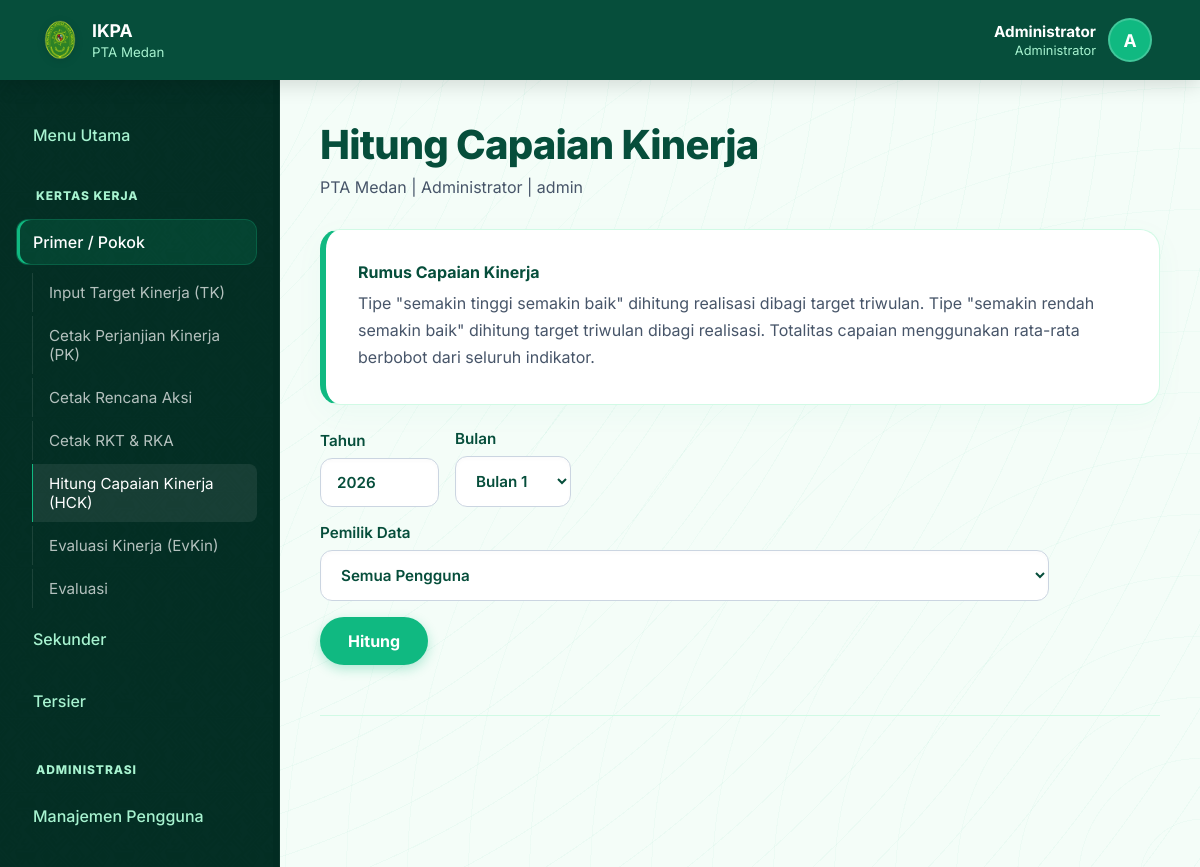
/index.php?page=capaian (signed in), run on the app's committed database.
### tables this page shows
CREATE TABLE users (
            id INTEGER PRIMARY KEY AUTOINCREMENT,
            username TEXT UNIQUE NOT NULL,
            password TEXT NOT NULL,
            nama TEXT NOT NULL,
            role TEXT NOT NULL,
            unit TEXT NOT NULL
        , status TEXT NOT NULL DEFAULT "active", created_at TEXT);

### app/helpers.php (called while the page is built, shortened)
<?php
function h(?string $value): string
{
    return htmlspecialchars($value ?? '', ENT_QUOTES, 'UTF-8');
}
function current_user(): ?array
{
    return $_SESSION['user'] ?? null;
}
function year_value(): int
{
    $year = (int) ($_GET['tahun'] ?? $_POST['tahun'] ?? date('Y'));
    return max(2020, min(2100, $year));
}
function role_catalog(): array
{
    return [
        'Admin' => [
            'label' => 'Administrator',
            'unit_type' => 'PTA Medan',
            'permissions' => ['manage_users', 'view_all_targets', 'edit_all_targets', 'input_target', 'evaluate', 'print_documents', 'view_reports'],
        ],
        'PanmudBanding' => [
            'label' => 'Panmud Banding',
            'unit_type' => 'PTA Medan',
            'permissions' => ['input_target', 'evaluate', 'print_documents'],
        ],
        'PanmudHukum' => [
            'label' => 'Panmud Hukum',
            'unit_type' => 'PTA Medan',
            'permissions' => ['input_target', 'evaluate', 'print_documents'],
        ],
        'KasubagTURT' => [
            'label' => 'Kasubag Tata Usaha dan Rumah Tangga',
            'unit_type' => 'PTA Medan',
            'permissions' => ['input_target', 'evaluate', 'print_documents'],
        ],
        'Kepegawaian' => [
            'label' => 'Kasubag Kepegawaian dan TI',
            'unit_type' => 'PTA Medan',
            'permissions' => ['input_target', 'evaluate', 'print_documents'],
        ],
        'Keuangan' => [
            'label' => 'Kasubag Keuangan dan Pelaporan',
            'unit_type' => 'PTA Medan',
            'permissions' => ['input_target', 'evaluate', 'print_documents'],
        ],
        'Perencanaan' => [
            'label' => 'Kasubag Perencanaan Program dan Anggaran',
            'unit_type' => 'PTA Medan',
            'permissions' => ['manage_users', 'view_all_targets', 'edit_all_targets', 'input_target', 'evaluate', 'print_documents', 'view_reports'],
        ],
        'SatkerPanmudHukum' => [
            'label' => 'Panmud Hukum Satker PA',
            'unit_type' => 'Satker PA',
            'permissions' => ['input_target', 'evaluate', 'print_documents'],
        ],
        'SatkerKasubagPTIP' => [
            'label' => 'Kasubag PTIP Satker PA',
            'unit_type' => 'Satker PA',
            'permissions' => ['input_target', 'evaluate', 'print_documents'],
        ],
    ];
}
function role_label(string $role): string
{
    $roles = role_catalog();
    return $roles[$role]['label'] ?? $role;
}
function user_can(string $permission, ?array $user = null): bool
{
    $user ??= current_user();
    $roles = role_catalog();
    $role = (string) ($user['role'] ?? '');
    $permissions = $roles[$role]['permissions'] ?? [];
    return in_array($permission, $permissions, true);
}
        ?>
        <?php
function shared_workflow_groups(): array
{
    return [
        'Primer / Pokok' => [
            ['Input Target Kinerja (TK)', 'target', null],
            ['Cetak Perjanjian Kinerja (PK)', 'pk', null],
            ['Cetak Rencana Aksi', 'renaksi', null],
            ['Cetak RKT & RKA', 'rkt_rka', null],
            ['Hitung Capaian Kinerja (HCK)', 'capaian', null],
            ['Evaluasi Kinerja (EvKin)', 'evaluasi', null],
            ['Evaluasi', 'evaluasi-akip', null],
        ],
        'Sekunder' => [
            ['Program Kerja & SOP', 'modul', 'program-kerja'],
            ['Renstra', 'modul', 'renstra'],
            ['IKU', 'modul', 'iku'],
            ['Renaksi', 'modul', 'renaksi'],
            ['E-Monev Bappenas', 'modul', 'e-monev-bappenas'],
            [
                'Laporan Kinerja',
                'modul',
                'laporan-kinerja',
                [
                    ['SAKIP PTA Medan', 'modul', 'sakip-pta-medan'],
                    ['SAKIP PA Sewilayah', 'modul', 'sakip-pa'],
                ],
            ],
            ['Manajemen Risiko', 'modul', 'manajemen-risiko'],
            ['Hibah & MoU', 'modul', 'hibah-mou'],
            ['Monev Capaian Kinerja', 'modul', 'diagram-capaian'],
        ],
        'Tersier' => [
            ['Portal Informasi Kinerja (IFKIN)', 'portal', 'notifikasi'],
            ['Regulasi & Artikel', 'modul', 'regulasi'],
            ['Info & Pengumuman', 'modul', 'info-pengumuman'],
            ['LHE PA', 'modul', 'lhe-pa'],
            [
                'Upload TOR/KAK ABT/Baseline',
                'modul',
                'upload-tor-kak',
                [
                    ['Revisi', 'portal', 'revisi'],
                ],
            ],
            ['Tupoksi & Tim', 'modul', 'tupoksi-tim'],
        ],
    ];
}
function render_header(string $title): void
{
    $user = current_user();
    require __DIR__ . '/views/header.php';
}
function render_footer(): void
{
    require __DIR__ . '/views/footer.php';
}

### index.php (called while the page is built, shortened)
<?php
$page = $_GET['page'] ?? 'beranda';
require __DIR__ . "/pages/{$page}.php";

### app/database.php (called while the page is built, shortened)
<?php
function db(): PDO
{
    static $pdo = null;
    if ($pdo instanceof PDO) {
        return $pdo;
    }
    $dataDir = dirname(__DIR__) . DIRECTORY_SEPARATOR . 'data';
    $pdo = new PDO('sqlite:' . $dataDir . DIRECTORY_SEPARATOR . 'ikpa.sqlite');
    $pdo->setAttribute(PDO::ATTR_ERRMODE, PDO::ERRMODE_EXCEPTION);
    $pdo->setAttribute(PDO::ATTR_DEFAULT_FETCH_MODE, PDO::FETCH_ASSOC);
    $pdo->exec('PRAGMA foreign_keys = ON');
    return $pdo;
}

### pages/capaian.php (the view, shortened to what this page needs)
<?php
$tahun = year_value();
$canViewAll = user_can('view_all_targets');
$bulan = (int) ($_GET['bulan'] ?? 1);
$bulan = max(1, min(12, $bulan));
if ($canViewAll) {
    $owners = db()->query('SELECT id, nama, role, unit FROM users WHERE status = "active" ORDER BY unit, role, nama')->fetchAll();
}
render_header('Hitung Capaian Kinerja');
?>
<section class="panel analysis-rule">
    <strong>Rumus Capaian Kinerja</strong>
    <p>
        Tipe "semakin tinggi semakin baik" dihitung realisasi dibagi target triwulan.
        Tipe "semakin rendah semakin baik" dihitung target triwulan dibagi realisasi.
        Totalitas capaian menggunakan rata-rata berbobot dari seluruh indikator.
    </p>
</section>
<form method="get" class="toolbar">
    <label>
        Tahun
        <input type="number" name="tahun" min="2020" max="2100" value="<?= h((string) $tahun) ?>">
    </label>
    <label>
        Bulan
        <select name="bulan">
            <?php for ($i = 1; $i <= 12; $i++): ?>
                <option value="<?= $i ?>" <?= $i === $bulan ? 'selected' : '' ?>>Bulan <?= $i ?></option>
            <?php endfor; ?>
        </select>
    </label>
    <?php if ($canViewAll): ?>
        <label>
            Pemilik Data
            <select name="user_id">
                <option value="0">Semua Pengguna</option>
            </select>
        </label>
    <?php endif; ?>
    <button type="submit">Hitung</button>
</form>

### app/views/header.php (shortened to what this page needs)
<?php
$title = isset($title) ? (string) $title : 'IKPA';
$user = $user ?? null;
?>
<!doctype html>
<html lang="id">
<head>
    <link rel="stylesheet" href="assets/app.css?v=<?= time() ?>">
</head>
<body>
<?php
$isLogin = ($_GET['page'] ?? '') === 'login';
$currentPage = $_GET['page'] ?? 'beranda';
$isPublicPage = in_array($currentPage, ['beranda', 'portal', 'info'], true);
?>
<?php if (!$isLogin): ?>
<header class="app-header">
    <a href="index.php?page=beranda" class="brand">
        <img src="assets/logo_pta.png" alt="Logo PTA Medan">
        <div>
            <strong style="display: block; font-size: 1.1rem; color: #fff;" title="Aplikasi Kinerja Rencana Program Anggaran">IKPA</strong>
            <small style="color: #a7f3d0;">PTA Medan</small>
        </div>
    </a>
    <div class="header-right">
        <?php if ($user): ?>
            <div class="header-profile" tabindex="0">
                <div class="header-profile-text">
                    <strong><?= h($user['nama']) ?></strong>
                    <small><?= h(role_label((string) $user['role'])) ?></small>
                </div>
                <div class="header-profile-avatar">
                    <?= strtoupper(substr($user['nama'], 0, 1)) ?>
                </div>
            </div>
        <?php else: ?>
            <?php if (($_GET['page'] ?? '') !== 'login'): ?>
                <a href="index.php?page=login" class="button" style="background: rgba(255, 255, 255, 0.15); border: 1px solid rgba(255, 255, 255, 0.3); color: #fff; box-shadow: none;">Masuk</a>
            <?php endif; ?>
        <?php endif; ?>
    </div>
</header>
<aside class="sidebar">
    <nav class="nav">
        <?php if ($user): ?>
            <a href="index.php?page=dashboard" class="<?= ($_GET['page'] ?? '') === 'dashboard' ? 'active' : '' ?>">Menu Utama</a>
        <?php else: ?>
            <a href="index.php?page=beranda" class="<?= ($_GET['page'] ?? '') === 'beranda' ? 'active' : '' ?>">Beranda</a>
        <?php endif; ?>
        <span class="nav-heading">Kertas Kerja</span>
            <?php foreach (shared_workflow_groups() as $groupLabel => $items): ?>
                <?php
                $isGroupActive = false;
                foreach ($items as $item) {
                    [, $targetPage, $slug] = $item;
                    if (($_GET['page'] ?? '') === $targetPage && ($slug === null || ($_GET['slug'] ?? '') === $slug)) {
                        $isGroupActive = true;
                        break;
                    }
                }
                ?>
                <div class="nav-group <?= $isGroupActive ? 'open' : '' ?>">
                    <div class="nav-parent <?= $isGroupActive ? 'active' : '' ?>" onclick="this.closest('.nav-group').classList.toggle('open');">
                        <span class="nav-group-label"><?= h($groupLabel) ?></span>
                        <span class="nav-caret-toggle" aria-label="Buka menu <?= h($groupLabel) ?>">
                        </span>
                    </div>
                    <div class="nav-children-wrapper">
                        <div class="nav-children">
                            <?php foreach ($items as $item): ?>
                                <?php
                                [$label, $targetPage, $slug] = $item;
                                $children = $item[3] ?? [];
                                $url = 'index.php?page=' . urlencode((string) $targetPage);
                                if ($slug !== null) {
                                    $url .= '&slug=' . urlencode((string) $slug);
                                }
                                $isActive = ($_GET['page'] ?? '') === $targetPage && ($slug === null || ($_GET['slug'] ?? '') === $slug);
                                ?>
                                <?php if ($children): ?>
                                    <?php
                                    $isChildActive = false;
                                    foreach ($children as [, $childTargetPage, $childSlug]) {
                                        if (($_GET['page'] ?? '') === $childTargetPage && ($childSlug === null || ($_GET['slug'] ?? '') === $childSlug)) {
                                            $isChildActive = true;
                                            break;
                                        }
                                    }
                                    $isSubgroupOpen = $isActive || $isChildActive;
                                    ?>
                                    <div class="nav-subgroup <?= $isSubgroupOpen ? 'open' : '' ?>">
                                        <div class="nav-subgroup-parent <?= ($isActive || $isChildActive) ? 'active' : '' ?>">
                                            <a href="<?= h($url) ?>" class="<?= $isActive ? 'active' : '' ?>"><?= h((string) $label) ?></a>
                                            <span class="nav-subgroup-toggle" aria-label="Buka submenu <?= h((string) $label) ?>" onclick="this.closest('.nav-subgroup').classList.toggle('open');">
                                                <i class="ph-bold ph-caret-down nav-sub-caret"></i>
                                            </span>
                                        </div>
                                        <div class="nav-subchildren-wrapper">
                                            <div class="nav-subchildren">
                                                <?php foreach ($children as [$childLabel, $childTargetPage, $childSlug]): ?>
                                                    <?php
                                                    $childUrl = 'index.php?page=' . urlencode((string) $childTargetPage);
                                                    if ($childSlug !== null) {
                                                        $childUrl .= '&slug=' . urlencode((string) $childSlug);
                                                    }
                                                    $isChildItemActive = ($_GET['page'] ?? '') === $childTargetPage && ($childSlug === null || ($_GET['slug'] ?? '') === $childSlug);
                                                    ?>
                                                    <a href="<?= h($childUrl) ?>" class="<?= $isChildItemActive ? 'active' : '' ?>"><?= h((string) $childLabel) ?></a>
                                                <?php endforeach; ?>
                                            </div>
                                        </div>
                                    </div>
                                <?php else: ?>
                                    <a href="<?= h($url) ?>" class="<?= $isActive ? 'active' : '' ?>"><?= h((string) $label) ?></a>
                                <?php endif; ?>
                            <?php endforeach; ?>
                        </div>
                    </div>
                </div>
            <?php endforeach; ?>
            <?php if (user_can('manage_users')): ?>
                <span class="nav-heading">Administrasi</span>
                <a href="index.php?page=users" class="<?= ($_GET['page'] ?? '') === 'users' ? 'active' : '' ?>">Manajemen Pengguna</a>
            <?php endif; ?>
    </nav>
</aside>
<?php endif; ?>
<main class="shell <?= $isLogin ? 'login-shell-mode' : ($isPublicPage ? 'public-shell-mode' : '') ?> <?= defined('PORTAL_MODULE_PAGE') ? 'portal-module-shell' : '' ?>">
    <?php if ($user && !$isPublicPage && !defined('HIDE_PAGE_TOPBAR')): ?>
        <header class="topbar">
            <div>
                <h1><?= h($title) ?></h1>
                <p><?= h($user['unit']) ?> | <?= h(role_label((string) $user['role'])) ?> | <?= h($user['username']) ?></p>
            </div>
        </header>
    <?php endif; ?>

### data on the page
users: nama "Administrator", nama "A", unit "PTA Medan"

### other printed values
$groupLabel "Primer / Pokok"
$label "Input Target Kinerja (TK)"
$label "Cetak Perjanjian Kinerja (PK)"
$label "Cetak Rencana Aksi"
$label "Cetak RKT & RKA"
$label "Hitung Capaian Kinerja (HCK)"
$label "Evaluasi Kinerja (EvKin)"
$label "Evaluasi"
$groupLabel "Sekunder"
$groupLabel "Tersier"
$title "Hitung Capaian Kinerja"
$user['username'] "admin"
